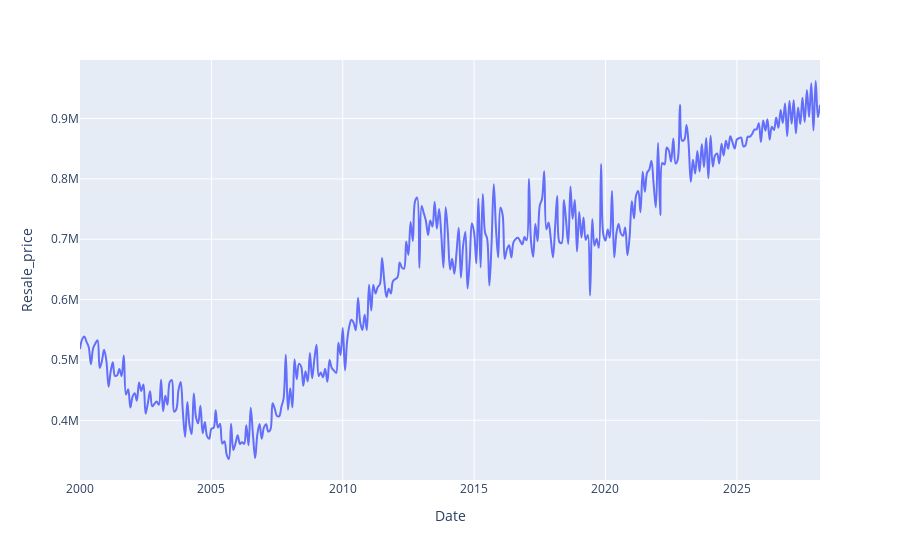

Notebook code for this chart:
### Code cell
import plotly.express as px

fig = px.line(df, x='Date', y='Resale_price',
        line_shape="spline", render_mode="svg")
fig.show()

### Figure 1 — Plotly figure (JSON) as saved in the notebook; plotly's stock layout.template omitted (floating-point values rounded to 4 significant figures; data arrays with more than 128 entries replaced by an {"elided": "..."} marker saying what was removed)
{"data": [{"hovertemplate": "Date=%{x}<br>Resale_price=%{y}<extra></extra>", "legendgroup": "", "line": {"color": "#636efa", "dash": "solid", "shape": "spline"}, "marker": {"symbol": "circle"}, "mode": "lines", "name": "", "orientation": "v", "showlegend": false, "type": "scatter", "uid": "f1b4b008-edff-4e02-ad7e-72ed8c96c7a6", "x": {"elided": "337 str values"}, "xaxis": "x", "y": {"elided": "337 float values"}, "yaxis": "y"}], "layout": {"legend": {"tracegroupgap": 0}, "margin": {"t": 60}, "xaxis": {"anchor": "y", "domain": [0, 1], "title": {"text": "Date"}}, "yaxis": {"anchor": "x", "domain": [0, 1], "title": {"text": "Resale_price"}}}}
